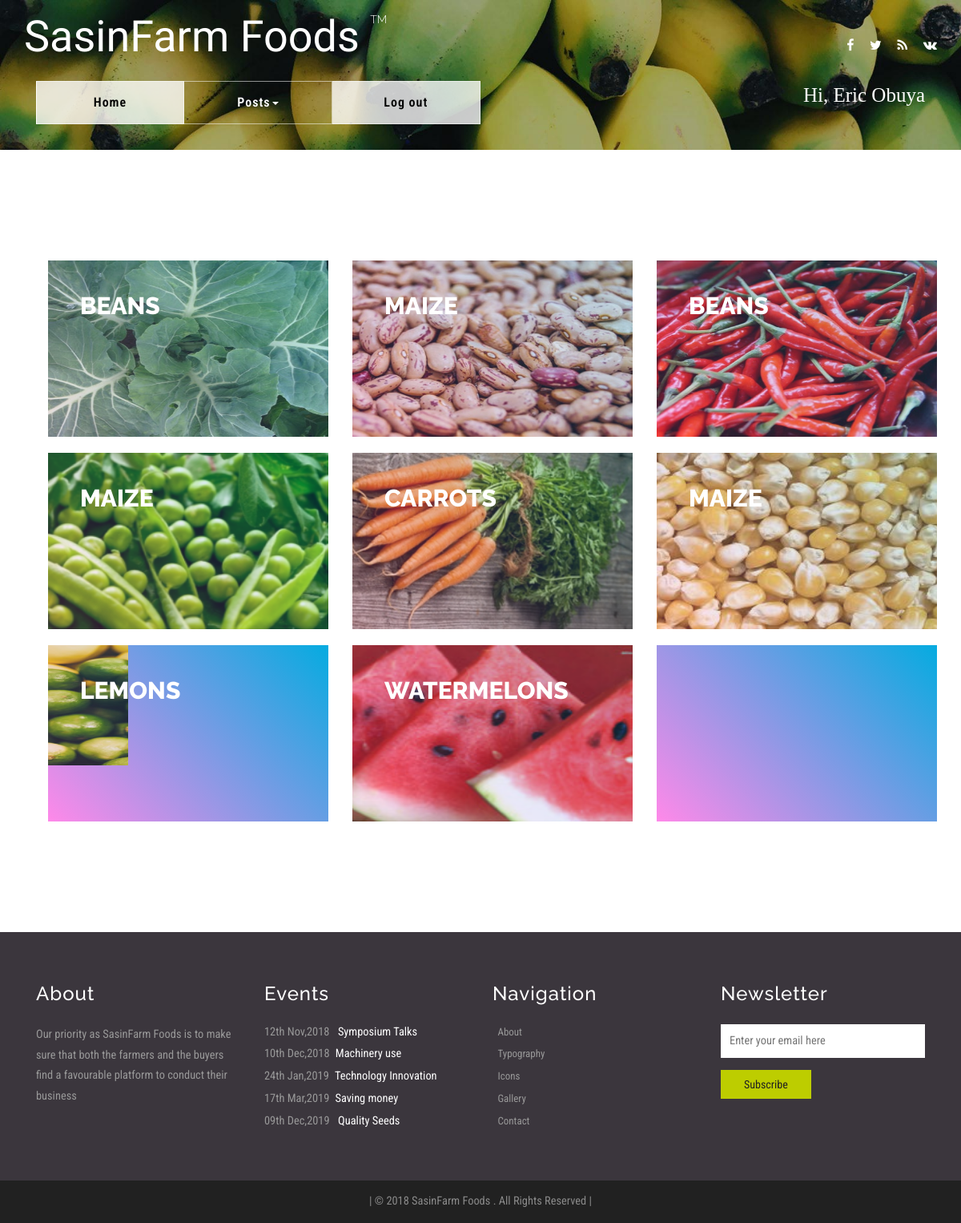
/user_page.php (signed in), run on the app's committed database.
### tables this page shows
CREATE TABLE `product_posts` (
  `id` int(11) NOT NULL,
  `product` varchar(50) NOT NULL,
  `location` varchar(50) NOT NULL,
  `weight` double NOT NULL,
  `unit_price` double NOT NULL,
  `phone_number` varchar(20) NOT NULL,
  `fileName` varchar(100) NOT NULL,
  `description` varchar(250) NOT NULL,
  `dateC` timestamp NOT NULL DEFAULT CURRENT_TIMESTAMP ON UPDATE CURRENT_TIMESTAMP
);

### web/user_page.php (the view, shortened to what this page needs)
<!DOCTYPE html>
<html lang="en">
	<head>
		<link href="css/bootstrap.css" rel="stylesheet" type="text/css" media="all" />
		<link rel="stylesheet" href="css/style.css" type="text/css" media="all" />
		<link href="css/font-awesome.css" rel="stylesheet">
	</head>
	<body>
		<div class="banner about-banner">
			<div class="header">
				<div class="container">
					<div class="header-left">
						<div class="w3layouts-logo">
							<h1>
							<a href="index.php">SasinFarm Foods <span><sup>TM</sup></span></a>
							</h1>
						</div>
					</div>
					<div class="header-right">
						<div class="agileinfo-social-grids">
							<ul>
								<li><a href="#"><i class="fa fa-facebook"></i></a></li>
								<li><a href="#"><i class="fa fa-twitter"></i></a></li>
								<li><a href="#"><i class="fa fa-rss"></i></a></li>
								<li><a href="#"><i class="fa fa-vk"></i></a></li>
							</ul>
						</div>
					</div>
					<div class="clearfix">
					</div>
				</div>
			</div>
			<div class="header-bottom">
				<div class="container">
					<div class="top-nav">
						<nav class="navbar navbar-default">
							<div class="collapse navbar-collapse" id="bs-example-navbar-collapse-1">
								<ul class="nav navbar-nav">
									<li><a class="active list-border" href="user_page.php">Home</a></li>
									<li class=""><a href="#" class="dropdown-toggle hvr-bounce-to-bottom" data-toggle="dropdown" role="button" aria-haspopup="true" aria-expanded="false">Posts<span class="caret"></span></a>
									<li><a class="list-border1 active" href="log out.php">Log out</a></li>
								</li>
								<div class="names">
									<?php
									echo 'Hi, ' . $_SESSION["user_firstname"] . ' ' . $_SESSION["user_lastname"];
									?>
								</div>
							</div>
						</nav>
					</div>
				</div>
			</div>
		</div>
		<div class="gallery">
			<div class="container">
				<div class="gallery-grids">
					<div class="gallery-grids">
						<div class="gallery">
							<div class="container">
								<div class="gallery-grids">
									<?php
									include 'connection.php';
									$query = $connection->query("SELECT id,fileName,product,description,dateC FROM product_posts");
												if($query->num_rows > 0){
												while($row = $query->fetch_assoc()){
												$imageURL = 'uploads/'.$row["fileName"];
												$product= $row['product'];
												$description= $row['description'];
									echo '
														<div class="col-lg-4 col-sm-6 portfolio-item">
															<div class="grid">
																<figure class="effect-roxy">
																	<img src="'. $imageURL.'" alt="" />
																		<figcaption>
																			<h3> <span>'.$product.'</a></span></h3>
																				<p>'.$description.'</p>
																		</figcaption>
																</figure>
														    </div>
											            </div>'
								?>
								<?php }
								}else{ ?>
								<p>No image(s) found...</p>
								<?php } ?>
							</div>
						</div>
					</div>
				</div>
			</div>
		</div>
	</div>
	<div class="footer">
		<div class="container">
			<div class="agile-footer-grids">
				<div class="col-md-3 w3-agile-footer-grid">
					<h3>About</h3>
					<p>Our priority as SasinFarm Foods is to make sure that both the farmers and the buyers find a favourable platform to conduct their business</p>
				</div>
				<div class="col-md-3 w3-agile-footer-grid">
					<h3>Events</h3>
					<ul>
						<li>12th Nov,2018 <a href="single.html">Symposium Talks</a></li>
						<li>10th Dec,2018<a href="single.html">Machinery use</a></li>
						<li>24th Jan,2019<a href="single.html">Technology Innovation</a></li>
						<li>17th Mar,2019<a href="single.html">Saving money </a></li>
						<li>09th Dec,2019 <a href="single.html">Quality Seeds</a></li>
					</ul>
				</div>
				<div class="col-md-3 w3-agile-footer-grid">
					<h3>Navigation</h3>
					<ul>
						<li class="text"><a href="about.html">About</a></li>
						<li class="text"><a href="typography.html">Typography</a></li>
						<li class="text"><a href="icons.html">Icons</a></li>
						<li class="text"><a href="gallery.html">Gallery</a></li>
						<li class="text"><a href="log in.php">Contact</a></li>
					</ul>
				</div>
				<div class="col-md-3 w3-agile-footer-grid">
					<h3>Newsletter</h3>
					<form action="#" method="post">
						<input type="email" id="mc4wp_email" name="EMAIL" placeholder="Enter your email here" required="">
						<input type="submit" value="Subscribe">
					</form>
				</div>
				<div class="clearfix"> </div>
			</div>
		</div>
	</div>
	<div class="copyright">
		<div class="container">
			<p>| © 2018 SasinFarm Foods . All Rights Reserved | </p>
		</div>
	</div>
</body>
</html>

### web/user_page.php (style rules this page uses)
img { max-height: 220px; }

### data on the page
product_posts: fileName (picture), product "BEANS"
product_posts: fileName (picture), product "MAIZE"
product_posts: fileName (picture), product "BEANS"
product_posts: fileName (picture), product "MAIZE"
product_posts: fileName (picture), product "CARROTS"
product_posts: fileName (picture), product "MAIZE"
product_posts: fileName (picture), product "LEMONS"
product_posts: fileName (picture), product "WATERMELONS"
product_posts: fileName (picture)

### other printed values
$_SESSION["user_firstname"] "Eric"
$_SESSION["user_lastname"] "Obuya"
